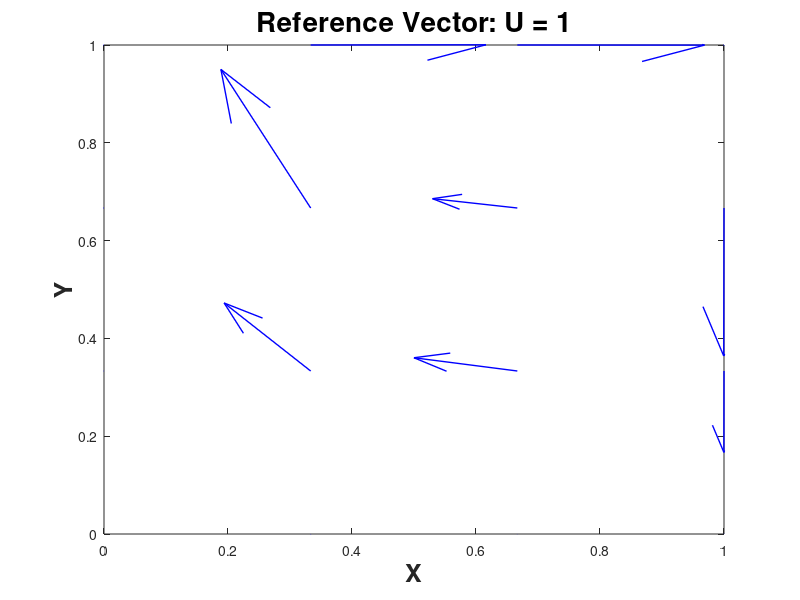
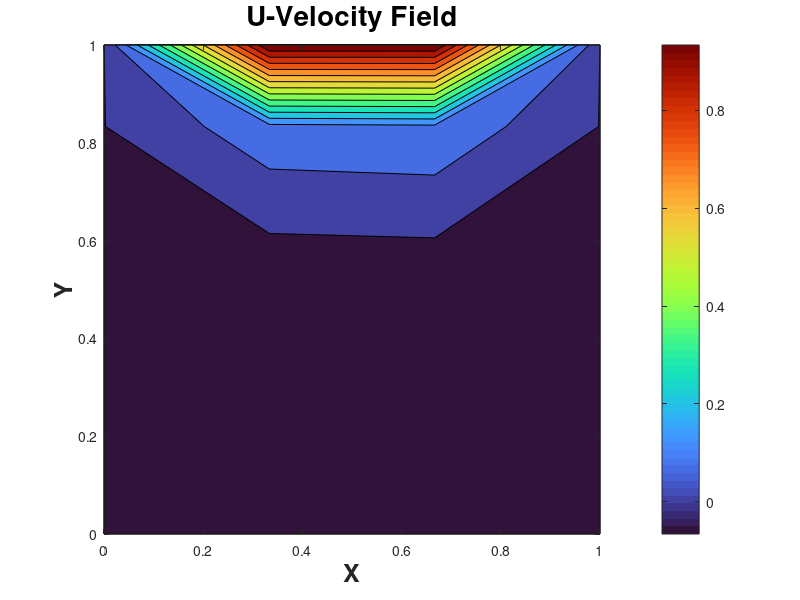
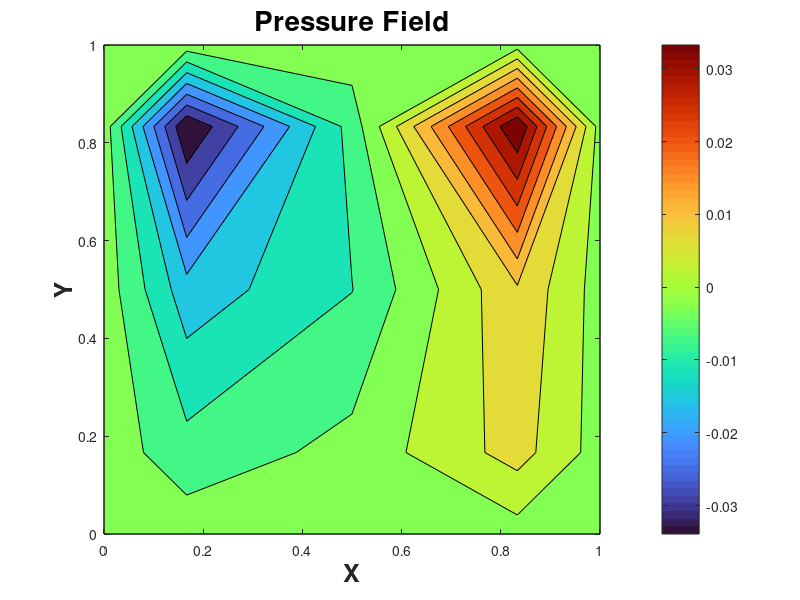
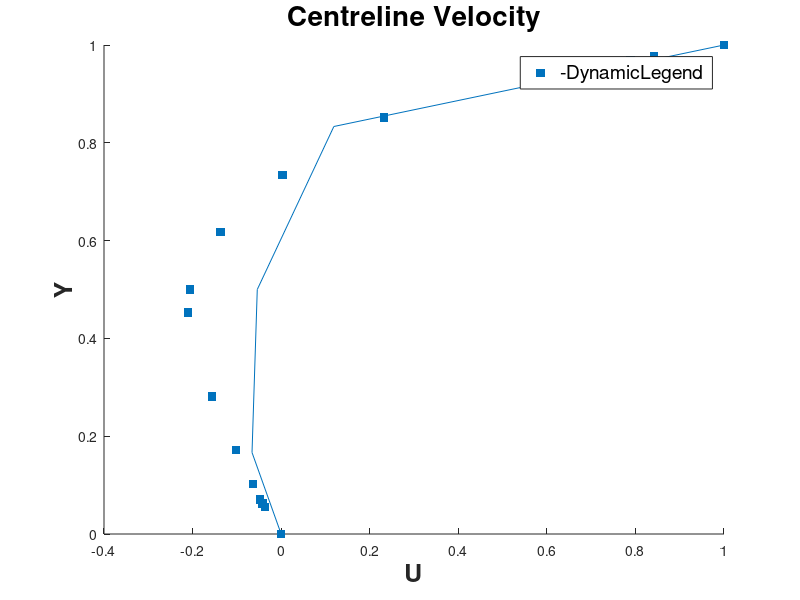

These figures' MATLAB source, in order:
% Semi Explicit method based 2D unsteady NS solver on a uniform staggered grid

clc;
clear;

%% Thermophysical Properties %%
Re  = 100;
rho = 1;
mu  = 1/Re;

%% Geometrial Parameters %%

L1 = 1; % Length of the cavity
L2 = 1; % Height of the cavity

imax = input('Enter Grid Size (imax): ');
jmax = imax;

Dx = L1/(imax-2); % Width of the CV
Dy = L2/(jmax-2); % Height of the CV

x = 0:Dx:L1;
y = 0:Dy:L2;

xc(2:imax-1) = (x(2:imax-1) + x(1:imax-2))/2;
xc(1) = x(1); xc(imax) = x(imax-1);
dx(1:imax-1) = xc(2:imax) - xc(1:imax-1);

yc(2:jmax-1) = (y(2:jmax-1) + y(1:jmax-2))/2;
yc(1) = y(1); yc(jmax) = y(jmax-1);
dy(1:jmax-1) = yc(2:jmax) - yc(1:jmax-1);

%% Initial and Boundary Condition %%

u(imax-1,jmax) = 0;
v(imax,jmax-1) = 0;
P(imax,jmax)   = 0;
P_c(imax,jmax) = 0;

Uo = 1; % Lid velocity
u(2:imax-2,jmax) = Uo;  % Top Boundary

%% Governing Parameters %%
est = 1e-3; % Steady state convergence tolerance
e = 1e-8; % tolerance for mass conservation practically equal to zero


%% Predictor Step %%

n = 0;
Error1 = 1;

while Error1 >= est

    % Timestep %

    Dt_adv = (1/(max(max(abs(u)))/Dx + max(max(abs(v)))/Dy));

    Dt_diff = 0.5/((mu/rho)*((1/Dx)^2 + (1/Dy)^2));

    Dt = 0.4 * min(Dt_diff,Dt_adv);

    n = n + 1;

    u_p   = u;  % u predicted
    v_p   = v;  % v predicted
    u_old = u;  % u previous timestep
    v_old = v;
    P_old = P;
    P_p   = P;  % P predicted

    %Non-Dirichlet BCs for Pressure 
    P(:,jmax) = P(:,jmax-1);     % Top Boundary
    P(:,1) = P(:,2);             % Bottom Boundary
    P(1,:) = P(2,:);             % Left Boundary
    P(imax,:) = P(imax-1,:);     % Right Boundary

    %% u-velocity, and mass flux (x-dirn) prediciton %%

    for i = (1:imax-2)
        for j = (2:jmax-1)
 
            m_ux(i,j) = rho*(u_old(i+1,j) + u_old(i,j))/2;
            a_ux(i,j) = max(0,m_ux(i,j))*u_old(i,j) + min(0,m_ux(i,j))*u_old(i+1,j);
            d_ux(i,j) = mu*(u_old(i+1,j) - u_old(i,j))/Dx;
        end
    end

   
    for i = (2:imax-2)
        for j = (1:jmax-1)

            m_uy(i,j) = rho*(v_old(i+1,j) + v_old(i,j))/2;
            a_uy(i,j) = max(0,m_uy(i,j))*u_old(i,j) + min(0,m_uy(i,j))*u_old(i,j+1);

            if j == 1 || j == (jmax-1)
                d_uy(i,j) = mu*(u_old(i,j+1) - u_old(i,j))/(Dy/2);
            else
                d_uy(i,j) = mu*(u_old(i,j+1) - u_old(i,j))/Dy;
            end
        end
    end

    % Calculation of total advection, diffusion and source terms in the x-momentum transport

    for i = (2:imax-2) 
        for j = (2:jmax-1)
            A_u(i,j) = (a_ux(i,j) - a_ux(i-1,j))*Dy + (a_uy(i,j) - a_uy(i,j-1))*Dx;
            D_u(i,j) = (d_ux(i,j) - d_ux(i-1,j))*Dy + (d_uy(i,j) - d_uy(i,j-1))*Dx;
            S_u(i,j) = (P_old(i,j) - P_old(i+1,j))*Dy;
            u_p(i,j) = u_old(i,j) + ((Dt/(rho*Dx*Dy))*(D_u(i,j) - A_u(i,j) + S_u(i,j)));
            m_x_p(i,j) = rho*u_p(i,j);     % Mass Flux at the centroid of u-velocity CV
        end
    end

    %% v-velocity and mass flux (y-dirn) prediction %%

    for j = (2:jmax-2)
        for i = (1:imax-1)
        
            m_vx(i,j) = rho*(u_old(i,j+1) + u_old(i,j))/2;
            a_vx(i,j) = max(0,m_vx(i,j))*v_old(i,j) + min(0,m_vx(i,j))*v_old(i+1,j);

            if i == 1 || i == (imax-1)
                d_vx(i,j) = mu*(v_old(i+1,j) - v_old(i,j))/(Dx/2);
            else
                d_vx(i,j) = mu*(v_old(i+1,j) - v_old(i,j))/Dx;
            end
        end
    end

    for j = (1:jmax-2)
        for i = (2:imax-1)

            m_vy(i,j) = rho*(v_old(i,j+1) + v_old(i,j))/2;
            a_vy(i,j) = max(0,m_vy(i,j))*v_old(i,j) + min(0,m_vy(i,j))*v_old(i,j+1);
            d_vy(i,j) = mu*(v_old(i,j+1) - v_old(i,j))/Dy;
        end
    end

    % Calculating total advection, diffusion and source term in the y-momentum transport

    for i = (2:imax-1) 
        for j = (2:jmax-2)
    
            A_v(i,j) = (a_vx(i,j) - a_vx(i-1,j))*Dy + (a_vy(i,j) - a_vy(i,j-1))*Dx;
            D_v(i,j) = (d_vx(i,j) - d_vx(i-1,j))*Dy + (d_vy(i,j) - d_vy(i,j-1))*Dx;
            S_v(i,j) = (P_old(i,j) - P_old(i,j+1))*Dx;
            v_p(i,j) = v_old(i,j) + Dt/(rho*Dx*Dy) * (D_v(i,j) - A_v(i,j) + S_v(i,j));
            m_y_p(i,j) = rho*v_p(i,j);            
        end
    end   

    % Predicted mass flux on the Boundaries
    m_x_p(1,2:jmax-1) = rho*u(1,2:jmax-1); 
    m_x_p(imax-1,2:jmax-1) = rho*u(imax-1,2:jmax-1);

    m_y_p(2:imax-1,1) = rho*v(2:imax-1,1); 
    m_y_p(2:imax-1,jmax-1) = rho*v(2:imax-1,jmax-1);

    %% Mass Source prediction %%
    
    for i = (2:imax-1)
        for j = (2:jmax-1)
            S_m_p(i,j) = (m_x_p(i,j) - m_x_p(i-1,j))*Dy  + (m_y_p(i,j) - m_y_p(i,j-1))*Dx;
        end
    end

    if max(max(S_m_p)) > e
         
    %% Corrector step %%

    P_c = zeros(imax,jmax);
    N = 0;
    while true
        N = N + 1;
                
        P_p_old   = P_p;
        u_p_old   = u_p;
        v_p_old   = v_p;
        m_x_p_old = m_x_p;
        m_y_p_old = m_y_p;
        S_m_p_old = S_m_p;
        
        P_c(:,jmax) = P_c(:,jmax-1); % Top Boundary
        P_c(:,1)    = P_c(:,2);      % Bottom Boundary
        P_c(1,:)    = P_c(2,:);      % Left Boundary
        P_c(imax,:) = P_c(imax-1,:); % Right Boundary

        P_c_old = P_c;
        
        for i = (2:imax-1)
            for j = (2:jmax-1)
                
                A = -Dt*Dy*((P_c_old(i+1,j) - P_c_old(i,j))/dx(i) - ((P_c_old(i,j) - P_c(i-1,j))/dx(i-1))) ;
                S_m_c = A -Dt*Dx*((P_c_old(i,j+1) - P_c_old(i,j))/dy(j) - ((P_c_old(i,j) - P_c(i,j-1))/dy(j-1)));

                aP = Dt*((1/dx(i) + 1/dx(i-1))*Dy + (1/dy(j) + 1/dy(j-1))*Dx);

                P_c(i,j) = P_c_old(i,j) - ((1/aP) * (S_m_p_old(i,j) + S_m_c));

             end
        end

        for i = (1:imax-1)
            for j = (2:jmax-1)
    
                m_x_c(i,j) = -(Dt/dx(i))*(P_c(i+1,j) - P_c(i,j));
                m_x_p(i,j) = m_x_p_old(i,j) + m_x_c(i,j);
                u_p(i,j) = (m_x_p(i,j))/rho;
            end
        end

        for i = (2:imax-1)
            for j = (1:jmax-1)
    
                m_y_c(i,j) = -(Dt/dy(j))*(P_c(i,j+1) - P_c(i,j));
                m_y_p(i,j) = m_y_p_old(i,j) + m_y_c(i,j);
                v_p(i,j) = (m_y_p(i,j))/rho;
            end
        end

        for i = (2:imax-1)
            for j = (2:jmax-1)
                
                S_m_p(i,j)=(m_x_p(i,j) - m_x_p(i-1,j))*Dy + (m_y_p(i,j) - m_y_p(i,j-1))*Dx;
                P_p(i,j) = P_p_old(i,j) + P_c(i,j);
            end
        end
        %disp(max(max(S_m_p)))
        Error2 = max(max((S_m_p)));
        if Error2 <= e
            break
        end
    end
    end
   
    P  = P_p;
    u  = u_p;
    v  = v_p;
    m_x = m_x_p;
    m_y = m_y_p;

    U =u./Uo;
    U_old=u_old./Uo;
    V = v./Uo;
    V_old = v_old./Uo;
    dt=(Uo*Dt)/L2;
    Error1 = max(max(max(abs(U-U_old)/dt)),max(max(abs(V-V_old)/dt)));
    %disp(Error1)
end

figure(1)
[X,Y]=meshgrid(x,yc);
contourf(X,Y,u',15)
colormap turbo
colorbar
title('U-Velocity Field','FontSize',20,'FontWeight','bold')
xlabel('X','FontSize',18,'FontWeight','bold')
ylabel('Y','FontSize',18,'FontWeight','bold')

figure(10)
[X,Y]=meshgrid(xc,y);
contourf(X,Y,v',15)
colormap turbo
colorbar
title('V-Velocity Field','FontSize',20,'FontWeight','bold')
xlabel('X','FontSize',18,'FontWeight','bold')
ylabel('Y','FontSize',18,'FontWeight','bold')

figure(2)
quiver(x,y,u(1:imax-1,1:jmax-1)',v(1:imax-1,1:jmax-1)',"b", "filled","LineWidth",1)
xlim([0 1])
ylim([0 1])
title('Reference Vector: U = 1','FontSize',20,'FontWeight','bold')
xlabel('X','FontSize',18,'FontWeight','bold')
ylabel('Y','FontSize',18,'FontWeight','bold')
exportgraphics(figure(2),"Vel_vector.tif","Resolution",500)

figure(3)
[X,Y]=meshgrid(xc,yc);
contourf(xc, yc, P',15)
colormap turbo
colorbar
title('Pressure Field','FontSize',20,'FontWeight','bold')
xlabel('X','FontSize',18,'FontWeight','bold')
ylabel('Y','FontSize',18,'FontWeight','bold')

figure(4)
y_com = [0,0.0547,0.0625,0.0703,0.1016,0.1719,0.2813,0.4531,0.5,0.6172,0.7344,0.8516,0.9531,0.9609,0.9688,0.9766,1];
u_com = [0,-0.03717,-0.04192,-0.04775,-0.063434,-0.1015,-0.15662,-0.2109,-0.20581,-0.136641,0.00332,0.23151,0.68717,0.73722,0.78871,0.84123,1];
scatter(u_com,y_com,'filled','s','DisplayName','Ghia et al. (1982)')
hold on
if rem(imax,2) == 0
    Uc = (u(imax/2,:) + u((imax/2)+1,:))/2;
    plot( Uc,yc,'-','DisplayName', sprintf('%d x %d', imax, jmax))
else
    Uc = u((imax+1)/2,:);
    plot(Uc,yc,'-','DisplayName', sprintf('%d x %d', imax, jmax))
end
legend('-DynamicLegend', "FontSize", 14);
title('Centreline Velocity','FontSize',20,'FontWeight','bold')
xlabel('U','FontSize',18,'FontWeight','bold')
ylabel('Y','FontSize',18,'FontWeight','bold')

figure(5)
x_com=[0;0.0625;0.0703;0.0781;0.0938;0.1563;0.2266;0.2344;0.5;0.8047;0.8594;0.9063;0.9453;0.9531;0.9609;0.9688;1];
v_com=[0;0.09233;0.10091;0.1089;0.12317;0.16077;0.17507;0.17527;0.05454;-0.24533;-0.22445;-0.16914;-0.10313;-0.08864;-0.07391;-0.05906;0];
scatter(x_com,v_com,'filled','v','DisplayName','Ghia et al. (1982)')
hold on
if rem(jmax,2) == 0
    Vc = (v(:,jmax/2) + v(:,(jmax/2)+1))/2;
    plot(xc,Vc,'-','DisplayName', sprintf('%d x %d', imax, jmax))
else
    Vc = v(:,(jmax+1)/2);
    plot(xc,Vc,'-','DisplayName', sprintf('%d x %d', imax, jmax))
end
legend('-DynamicLegend', "FontSize", 14);
title('Centreline Velocity','FontSize',20,'FontWeight','bold')
xlabel('X','FontSize',18,'FontWeight','bold')
ylabel('V','FontSize',18,'FontWeight','bold')



